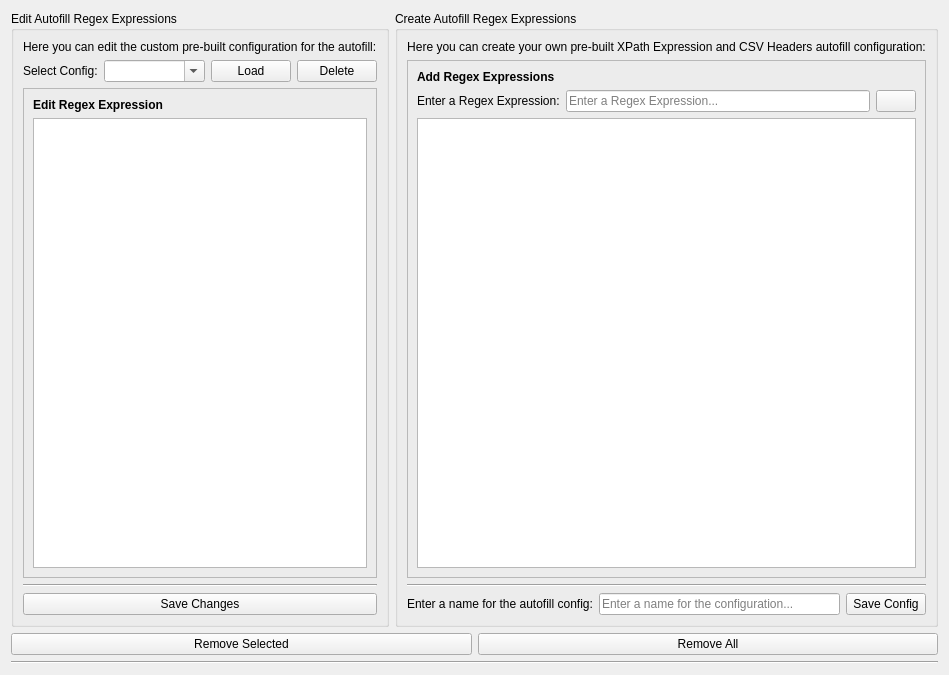
<?xml version="1.0" encoding="UTF-8"?>
<ui version="4.0">
 <class>PreBuiltRegexManagerWidget</class>
 <widget class="QWidget" name="PreBuiltRegexManagerWidget">
  <property name="geometry">
   <rect>
    <x>0</x>
    <y>0</y>
    <width>949</width>
    <height>675</height>
   </rect>
  </property>
  <property name="windowTitle">
   <string>Settings - Regex Expression Manager</string>
  </property>
  <property name="windowIcon">
   <iconset resource="../resources/interface/qrc/LogSearcher_resource.qrc">
    <normaloff>:/images/matcha-latte.png</normaloff>:/images/matcha-latte.png</iconset>
  </property>
  <property name="toolTip">
   <string/>
  </property>
  <layout class="QVBoxLayout" name="verticalLayout">
   <item>
    <layout class="QHBoxLayout" name="MainHorLayout">
     <item>
      <widget class="QGroupBox" name="groupBox_pre_built_xpaths_main">
       <property name="title">
        <string>Edit Autofill Regex Expressions</string>
       </property>
       <layout class="QVBoxLayout" name="verticalLayout_2">
        <item>
         <widget class="QLabel" name="label_9">
          <property name="text">
           <string>Here you can edit the custom pre-built configuration for the autofill:</string>
          </property>
         </widget>
        </item>
        <item>
         <layout class="QHBoxLayout" name="horizontalLayout">
          <item>
           <widget class="QLabel" name="lable_pre_built_xpaths">
            <property name="text">
             <string>Select Config:</string>
            </property>
           </widget>
          </item>
          <item>
           <widget class="QComboBox" name="combobox_xpath_configs">
            <property name="sizePolicy">
             <sizepolicy hsizetype="Expanding" vsizetype="Fixed">
              <horstretch>0</horstretch>
              <verstretch>0</verstretch>
             </sizepolicy>
            </property>
            <property name="editable">
             <bool>true</bool>
            </property>
           </widget>
          </item>
          <item>
           <widget class="QPushButton" name="button_load_config">
            <property name="sizePolicy">
             <sizepolicy hsizetype="Preferred" vsizetype="Fixed">
              <horstretch>0</horstretch>
              <verstretch>0</verstretch>
             </sizepolicy>
            </property>
            <property name="toolTip">
             <string>Load the selected configuration.</string>
            </property>
            <property name="text">
             <string>Load</string>
            </property>
           </widget>
          </item>
          <item>
           <widget class="QPushButton" name="button_delete_config">
            <property name="sizePolicy">
             <sizepolicy hsizetype="Preferred" vsizetype="Fixed">
              <horstretch>0</horstretch>
              <verstretch>0</verstretch>
             </sizepolicy>
            </property>
            <property name="toolTip">
             <string>Deletes the selected configurtion all it's values.</string>
            </property>
            <property name="text">
             <string>Delete</string>
            </property>
           </widget>
          </item>
         </layout>
        </item>
        <item>
         <widget class="QFrame" name="frame_3">
          <property name="frameShape">
           <enum>QFrame::Shape::StyledPanel</enum>
          </property>
          <property name="frameShadow">
           <enum>QFrame::Shadow::Raised</enum>
          </property>
          <layout class="QVBoxLayout" name="verticalLayout_8">
           <item>
            <widget class="QLabel" name="label_7">
             <property name="font">
              <font>
               <bold>true</bold>
              </font>
             </property>
             <property name="text">
              <string>Edit Regex Expression</string>
             </property>
            </widget>
           </item>
           <item>
            <widget class="QListWidget" name="list_widget_edit_xpath_expressions">
             <property name="focusPolicy">
              <enum>Qt::FocusPolicy::ClickFocus</enum>
             </property>
            </widget>
           </item>
          </layout>
         </widget>
        </item>
        <item>
         <widget class="Line" name="line_3">
          <property name="orientation">
           <enum>Qt::Orientation::Horizontal</enum>
          </property>
         </widget>
        </item>
        <item>
         <widget class="QPushButton" name="button_save_changes">
          <property name="sizePolicy">
           <sizepolicy hsizetype="Preferred" vsizetype="Fixed">
            <horstretch>0</horstretch>
            <verstretch>0</verstretch>
           </sizepolicy>
          </property>
          <property name="toolTip">
           <string>Save changes that you made to the configuration.</string>
          </property>
          <property name="text">
           <string>Save Changes</string>
          </property>
         </widget>
        </item>
       </layout>
      </widget>
     </item>
     <item>
      <layout class="QVBoxLayout" name="LeftSide"/>
     </item>
     <item>
      <layout class="QVBoxLayout" name="RightSide">
       <item>
        <widget class="QGroupBox" name="groupBox">
         <property name="title">
          <string>Create Autofill Regex Expressions</string>
         </property>
         <layout class="QVBoxLayout" name="verticalLayout_7">
          <item>
           <widget class="QLabel" name="label">
            <property name="text">
             <string>Here you can create your own pre-built XPath Expression and CSV Headers autofill configuration:</string>
            </property>
            <property name="alignment">
             <set>Qt::AlignmentFlag::AlignCenter</set>
            </property>
           </widget>
          </item>
          <item>
           <widget class="QFrame" name="frame">
            <property name="frameShape">
             <enum>QFrame::Shape::StyledPanel</enum>
            </property>
            <property name="frameShadow">
             <enum>QFrame::Shadow::Raised</enum>
            </property>
            <layout class="QVBoxLayout" name="verticalLayout_3">
             <item>
              <widget class="QLabel" name="label_5">
               <property name="font">
                <font>
                 <bold>true</bold>
                </font>
               </property>
               <property name="text">
                <string>Add Regex Expressions</string>
               </property>
               <property name="alignment">
                <set>Qt::AlignmentFlag::AlignLeading|Qt::AlignmentFlag::AlignLeft|Qt::AlignmentFlag::AlignVCenter</set>
               </property>
              </widget>
             </item>
             <item>
              <layout class="QHBoxLayout" name="horizontalLayout_3">
               <item>
                <widget class="QLabel" name="label_2">
                 <property name="text">
                  <string>Enter a Regex Expression:</string>
                 </property>
                </widget>
               </item>
               <item>
                <widget class="QLineEdit" name="line_edit_xpath_expression">
                 <property name="placeholderText">
                  <string>Enter a Regex Expression...</string>
                 </property>
                </widget>
               </item>
               <item>
                <widget class="QPushButton" name="button_add_xpath_to_list">
                 <property name="toolTip">
                  <string>Add entered Regex Expression to it's listbox.</string>
                 </property>
                 <property name="text">
                  <string/>
                 </property>
                 <property name="icon">
                  <iconset theme="QIcon::ThemeIcon::ListAdd"/>
                 </property>
                </widget>
               </item>
              </layout>
             </item>
             <item>
              <widget class="QListWidget" name="list_widget_xpath_expressions">
               <property name="focusPolicy">
                <enum>Qt::FocusPolicy::ClickFocus</enum>
               </property>
              </widget>
             </item>
            </layout>
           </widget>
          </item>
          <item>
           <widget class="Line" name="line_2">
            <property name="orientation">
             <enum>Qt::Orientation::Horizontal</enum>
            </property>
           </widget>
          </item>
          <item>
           <layout class="QHBoxLayout" name="horizontalLayout_5">
            <item>
             <widget class="QLabel" name="label_4">
              <property name="text">
               <string>Enter a name for the autofill config:</string>
              </property>
             </widget>
            </item>
            <item>
             <widget class="QLineEdit" name="line_edit_config_name">
              <property name="placeholderText">
               <string>Enter a name for the configuration...</string>
              </property>
             </widget>
            </item>
            <item>
             <widget class="QPushButton" name="button_save_config">
              <property name="sizePolicy">
               <sizepolicy hsizetype="Preferred" vsizetype="Fixed">
                <horstretch>0</horstretch>
                <verstretch>0</verstretch>
               </sizepolicy>
              </property>
              <property name="toolTip">
               <string>Save your configurtion with all items that are in the two listboxes.</string>
              </property>
              <property name="text">
               <string>Save Config</string>
              </property>
             </widget>
            </item>
           </layout>
          </item>
         </layout>
        </widget>
       </item>
      </layout>
     </item>
    </layout>
   </item>
   <item>
    <layout class="QHBoxLayout" name="horizontalLayout_2">
     <item>
      <widget class="QPushButton" name="button_remove_selected">
       <property name="toolTip">
        <string>Removes the currently selected item in the focused listbox.</string>
       </property>
       <property name="text">
        <string>Remove Selected</string>
       </property>
      </widget>
     </item>
     <item>
      <widget class="QPushButton" name="button_remove_all">
       <property name="toolTip">
        <string>Removes all items in the focused listbox.</string>
       </property>
       <property name="text">
        <string>Remove All</string>
       </property>
      </widget>
     </item>
    </layout>
   </item>
   <item>
    <widget class="Line" name="line">
     <property name="orientation">
      <enum>Qt::Orientation::Horizontal</enum>
     </property>
    </widget>
   </item>
  </layout>
 </widget>
 <resources>
  <include location="../resources/interface/qrc/LogSearcher_resource.qrc"/>
 </resources>
 <connections/>
</ui>
